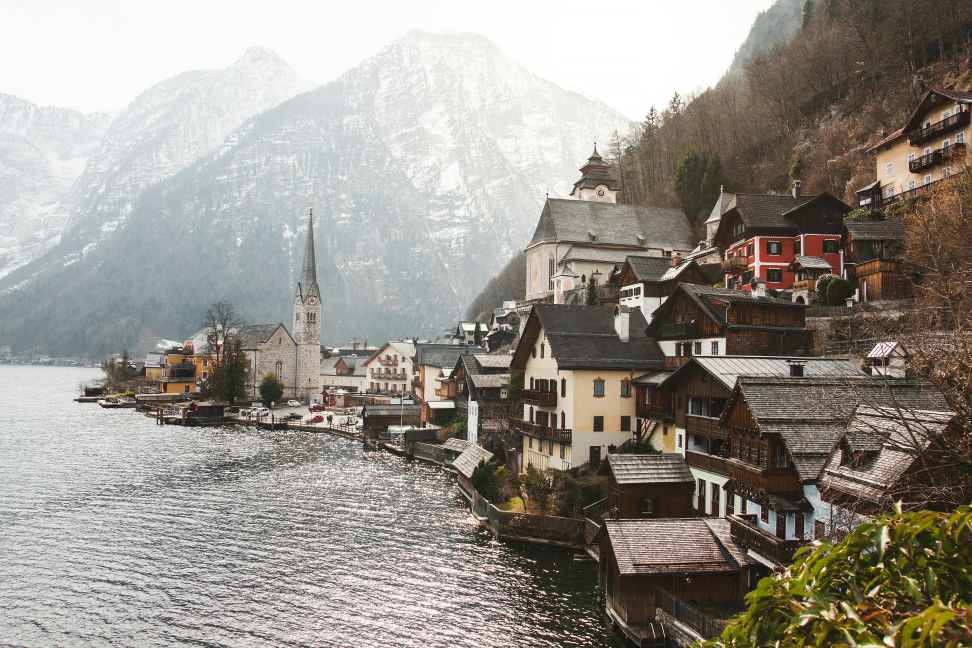
#> input picture CSE463_ComputerVision_Assignments/Lab1/Task3/Dataset 2/im2.jpg, 3888 x 2592 px (shown at 1/4 size); its folder holds only this picture in this run
$ jupyter execute --allow-errors Task3.ipynb   (shell and % lines are left out)
#> lines starting #> are read from the running program, lines starting #| are printed output that depends on the picture
**Task 1**

[cell 1]
import PIL.Image
import matplotlib.pyplot as plt
import numpy as np
import cv2
from google.colab.patches import cv2_imshow

[cell 2]
import pandas as pd
import glob

path = '/content/drive/MyDrive/Semester/8th Semester/CSE463/Lab Assignments/22301268_NowrinSanjana_Lab1/Task3/Dataset 2'
files = glob.glob(path + '/*.jpg')

[cell 3]
# imgs_jpeg = ["im1.jpg", "im2.jpg", "im3.jpg", "im4.jpg", "im5.jpg"]
img_l = []
for imgs in files:
    img = cv2.imread(imgs)
#> img is the input picture: shape (2592, 3888, 3); mean B, G, R 137.9, 146, 150.9
    img_l.append(img)

    width = int(img.shape[1] * 1.5)
#> width = 5832
    height = int(img.shape[0] * 1.5)
#> height = 3888
    dim = (width, height)
#> dim = (5832, 3888)
    resized_image = cv2.resize(img, dim, interpolation = cv2.INTER_AREA)
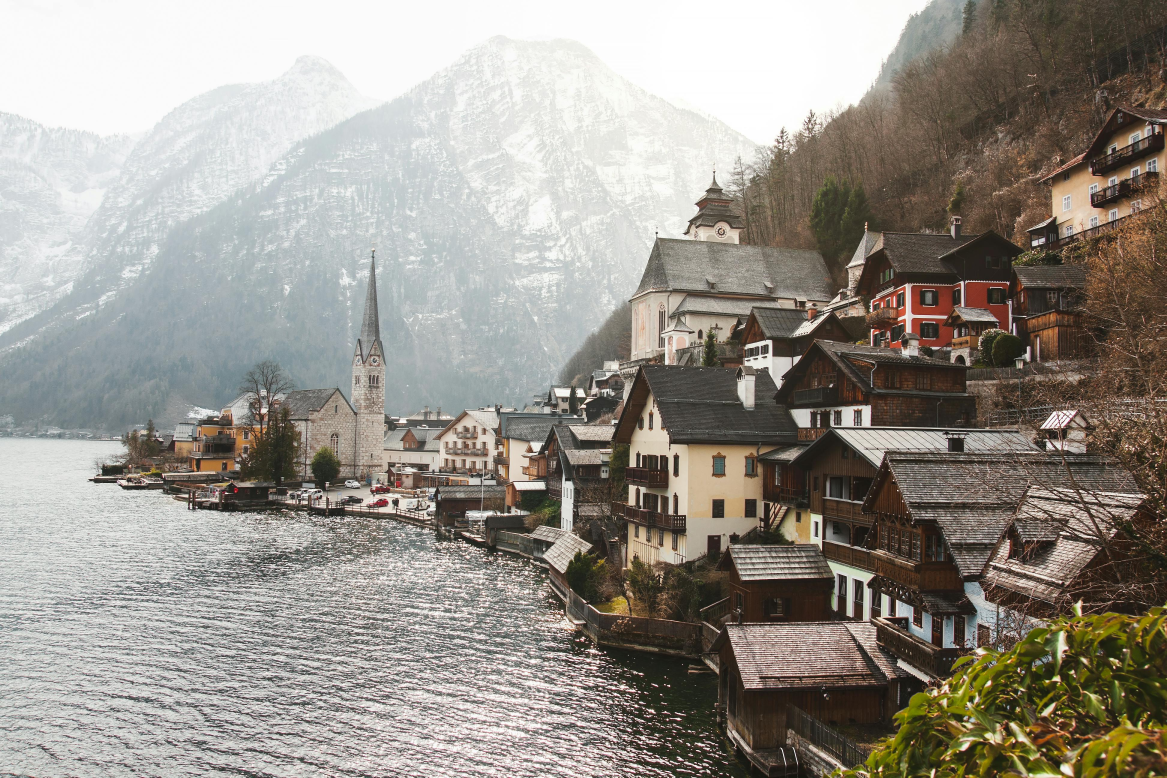
#> resized_image: shape (3888, 5832, 3) (shown at 1/5 size); mean B, G, R 138, 146.1, 151
    cv2_imshow(resized_image)
    plt.show()

[cell 4]
# Blend of 5 images
width = 225
height = 225
dim = (width, height)
a = cv2.resize(img_l[0], dim, interpolation = cv2.INTER_AREA)
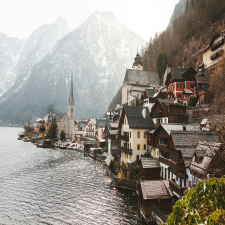
#> a: shape (225, 225, 3); mean of channels 0, 1, 2 137.9, 146, 150.9; drawn as B, G, R
#> (the rest of this cell did not finish here and is left out)

$ run again, on CSE463_ComputerVision_Assignments/Lab1/Task3/Dataset 2/im3.jpg
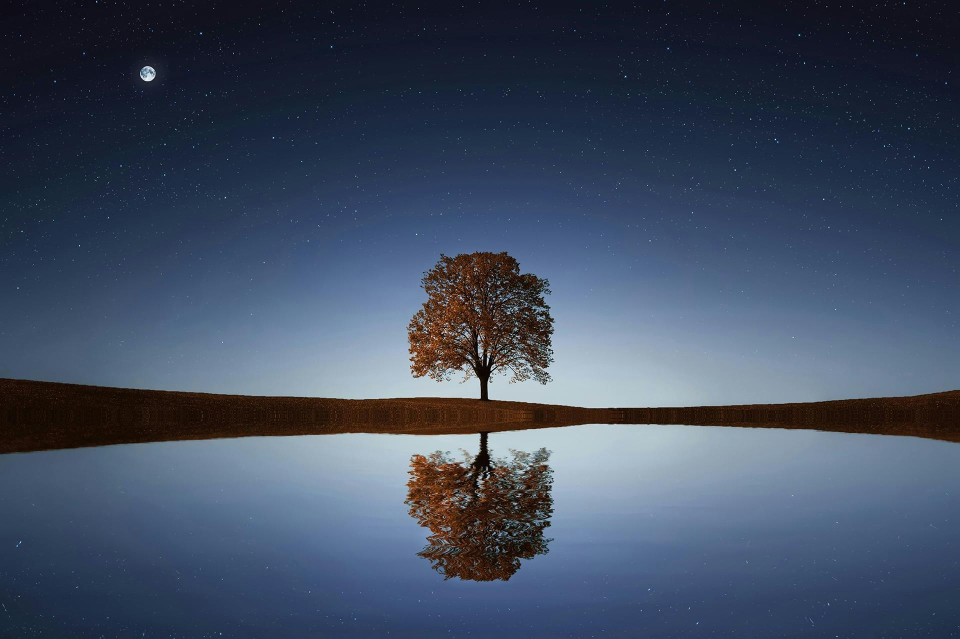
#> input picture CSE463_ComputerVision_Assignments/Lab1/Task3/Dataset 2/im3.jpg, 1920 x 1278 px (shown at 1/2 size)
#> img is the input picture: shape (1278, 1920, 3); mean B, G, R 97.3, 76.5, 64.2
#> `a = cv2.resize(img_l[0], dim, interpolation = cv2.INTER_AREA)`:
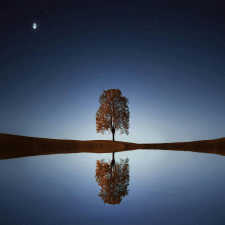
#> a: shape (225, 225, 3); mean of channels 0, 1, 2 97.3, 76.5, 64.2; drawn as B, G, R

$ run again, on CSE463_ComputerVision_Assignments/Lab1/Task3/Dataset 2/im4.jpg
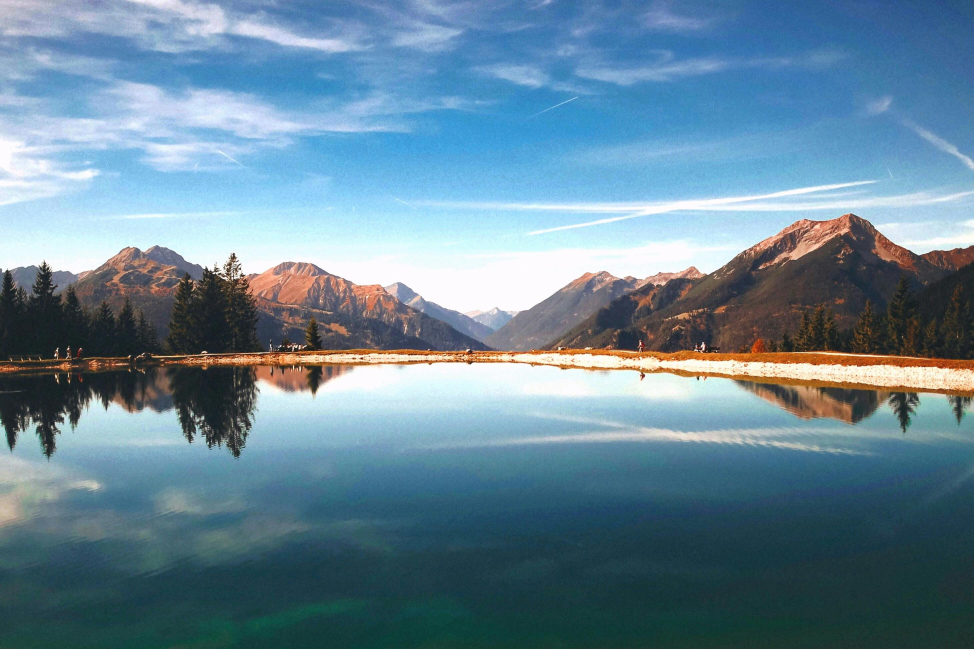
#> input picture CSE463_ComputerVision_Assignments/Lab1/Task3/Dataset 2/im4.jpg, 2921 x 1946 px (shown at 1/3 size)
#> img is the input picture: shape (1946, 2921, 3); mean B, G, R 150.9, 133.6, 103.2
#> `a = cv2.resize(img_l[0], dim, interpolation = cv2.INTER_AREA)`:
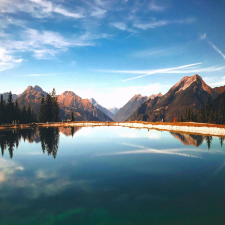
#> a: shape (225, 225, 3); mean of channels 0, 1, 2 150.9, 133.6, 103.2; drawn as B, G, R
